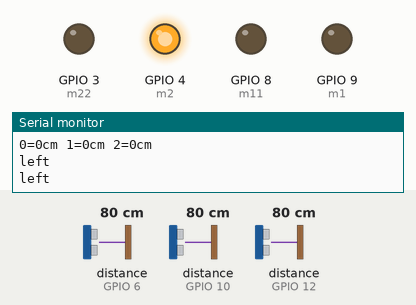
The sketch below on a simulated ESP32-S3. On the bench: output pins drawn as LEDs (lit = HIGH), the last lines printed to the serial monitor. Dashed ring = blinking. The test bench sets the inputs (shaded band); at power-on: distance to the obstacle (sensors on GPIO 10, GPIO 12, GPIO 6) 80 cm. The echo pulse lasts 58.3 µs per cm.

Above: at 1.2 s.
1.3 s: distance to the obstacle (sensor on GPIO 10) set to 53 cm
2.8 s: distance to the obstacle (sensor on GPIO 10) set to 47 cm
At 3.56 s:
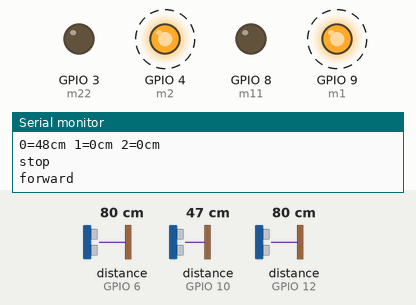
5.8 s: distance to the obstacle (sensor on GPIO 10) set to 60 cm
At 6.5 s:
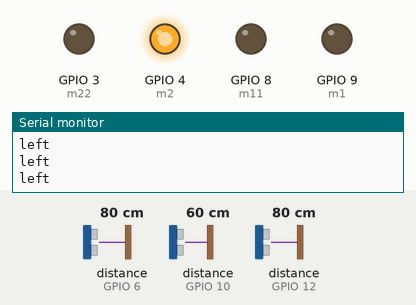
7.4 s: distance to the obstacle (sensor on GPIO 12) set to 55 cm
8.9 s: distance to the obstacle (sensor on GPIO 12) set to 45 cm
At 10.1 s:
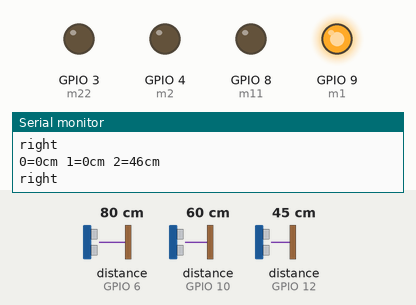
10.4 s: distance to the obstacle (sensor on GPIO 12) set to 60 cm
At 10.8 s:
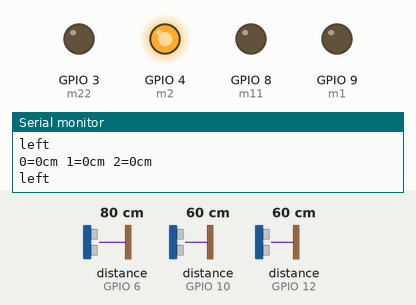
Timing chart, 0 to 12.9 s (numbered marks = the images above; inputs shaded):
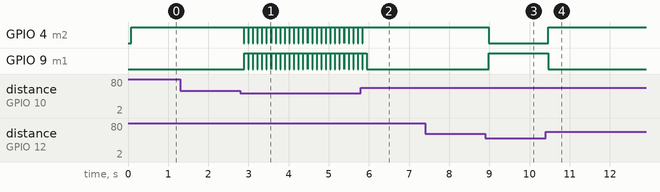

The sketch:

sumo.ino
```cpp
#include <NewPing.h>
#define m1 9
#define m11 8
#define m2 4
#define m22 3
#define SONAR_NUM     3
#define MAX_DISTANCE 50
#define PING_INTERVAL 33

unsigned long pingTimer[SONAR_NUM]; // Holds the times when the next ping should happen for each sensor.
unsigned int cm[SONAR_NUM];         // Where the ping distances are stored.
uint8_t currentSensor = 0;          // Keeps track of which sensor is active.

NewPing sonar[SONAR_NUM] = { // Sensor object array.

  NewPing(11,10, MAX_DISTANCE), // Each sensor's trigger pin, echo pin, and max distance to ping.
  NewPing(5,6, MAX_DISTANCE),
  NewPing(7,12, MAX_DISTANCE),

};

void setup() {
  pinMode(m1,OUTPUT);
  pinMode(m11,OUTPUT);
  pinMode(m2,OUTPUT);
  pinMode(m22,OUTPUT);
  Serial.begin(115200);
  pingTimer[0] = millis() + 75;           // First ping starts at 75ms, gives time for the Arduino to chill before starting.
  for (uint8_t i = 1; i < SONAR_NUM; i++) // Set the starting time for each sensor.
    pingTimer[i] = pingTimer[i - 1] + PING_INTERVAL;
}

void loop() {
  for (uint8_t i = 0; i < SONAR_NUM; i++) { // Loop through all the sensors.
    if (millis() >= pingTimer[i]) {         // Is it this sensor's time to ping?
      pingTimer[i] += PING_INTERVAL * SONAR_NUM;  // Set next time this sensor will be pinged.
      if (i == 0 && currentSensor == SONAR_NUM - 1)
      oneSensorCycle();// Sensor ping cycle complete, do something with the results.
      { if (cm[0]==0&&cm[1]==0&&cm[2]==0)
  {lrotate();}
   else if(cm[0]>0&&cm[1]==0&&cm[2]==0)
  {stop1();
  delay(10);
  if(cm[0]>0&&cm[1]==0&&cm[2]==0)
    {forward();
    delay(100);}
    else
    {rrotate();
    delay(20);}
    }
else if(cm[0]>0&&cm[1]>0&&cm[2]==0)
{stop1();
}
else if(cm[0]>0&&cm[1]==0&&cm[2]>0)
{stop1();
}
else if(cm[0]==0&&cm[1]>0&&cm[2]>0)
{stop1();}
else if(cm[0]==0&&cm[1]>0&&cm[2]==0)
{lrotate();
}
else if(cm[0]==0&&cm[1]==0&&cm[2]>0)
{rrotate();
}
else if(cm[0]>0&&cm[1]>0&&cm[2]>0)
{stop1();}}
      sonar[currentSensor].timer_stop();          // Make sure previous timer is canceled before starting a new ping (insurance).
      currentSensor = i;                          // Sensor being accessed.
      cm[currentSensor] = 0;                      // Make distance zero in case there's no ping echo for this sensor.
      sonar[currentSensor].ping_timer(echoCheck); // Do the ping (processing continues, interrupt will call echoCheck to look for echo).
    }

  }
  // The rest of your code would go here.
}

void echoCheck() { // If ping received, set the sensor distance to array.
  if (sonar[currentSensor].check_timer())
    cm[currentSensor] = sonar[currentSensor].ping_result / US_ROUNDTRIP_CM;
}

void oneSensorCycle() { // Sensor ping cycle complete, do something with the results.
  for (uint8_t i = 0; i < SONAR_NUM; i++) {
    Serial.print(i);
    Serial.print("=");
    Serial.print(cm[i]);
    Serial.print("cm ");
  }
  Serial.println();
 /**/
}
void forward()
{ Serial.println("forward");
digitalWrite(m1,HIGH);
digitalWrite(m11,LOW);
digitalWrite(m2,HIGH);
digitalWrite(m22,LOW);}
void lrotate()
{ Serial.println("left");
digitalWrite(m1,LOW);
digitalWrite(m11,LOW);
digitalWrite(m2,HIGH);
digitalWrite(m22,LOW);
}
void rrotate()
{ Serial.println("right");
digitalWrite(m1,HIGH);
digitalWrite(m11,LOW);
digitalWrite(m2,LOW);
digitalWrite(m22,LOW);}
void stop1()
{ Serial.println("stop");
digitalWrite(m1,LOW);
digitalWrite(m11,LOW);
digitalWrite(m2,LOW);
digitalWrite(m22,LOW);}
```

Measured:
- the behaviour switches between 51 and 50 cm on distance to the obstacle (sensor on GPIO 10) (found by bisection; images 0 and 1)
- the behaviour switches between 51 and 50 cm on distance to the obstacle (sensor on GPIO 12) (found by bisection; images 2 and 3)
- after the input at 2.8 s, GPIO 4 (m2): alternates HIGH for 0.10 s and LOW for 0.01 s, starting after 0.08 s; GPIO 9 (m1): alternates HIGH for 0.10 s and LOW for 0.01 s, starting after 0.09 s
- after the input at 5.8 s, GPIO 4 (m2): goes on until 5.8 s, then stays HIGH; GPIO 9 (m1): goes on until 5.9 s, then stays LOW
- after the input at 8.9 s, GPIO 4 (m2): HIGH → LOW after 0.09 s; GPIO 9 (m1): LOW → HIGH after 0.09 s
- after the input at 10.4 s, GPIO 4 (m2): LOW → HIGH after 0.07 s; GPIO 9 (m1): HIGH → LOW after 0.07 s
